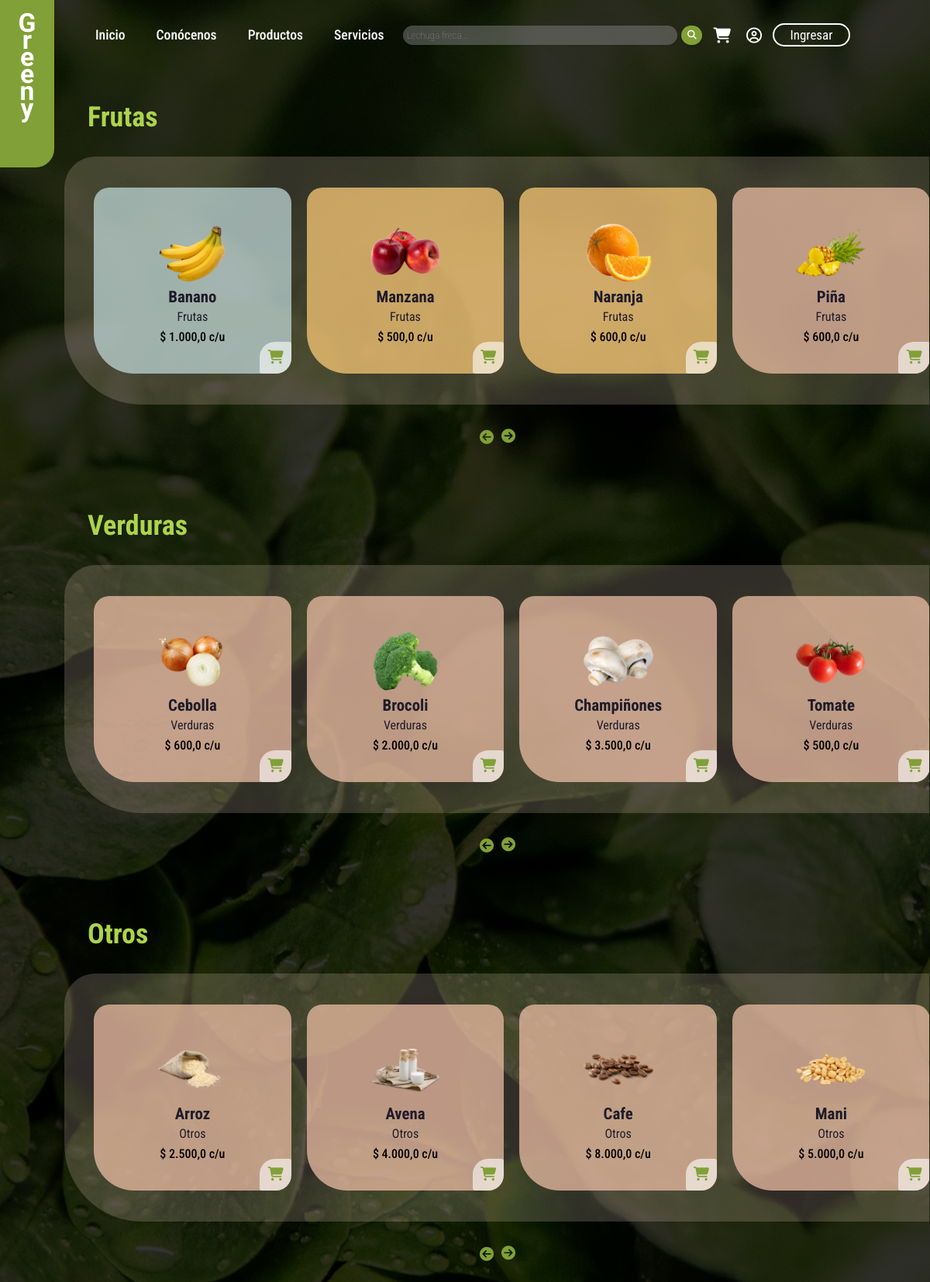
The page /productos.php on the database its author committed.
### tables this page shows
CREATE TABLE `productos` (
  `id` int(11) NOT NULL,
  `nombre` varchar(200) NOT NULL,
  `categoria` varchar(200) NOT NULL,
  `precio` decimal(10,0) NOT NULL,
  `imagen` varchar(255) NOT NULL
);

### productos.php (the view, shortened to what this page needs)
<?php
include 'db/conexion.php';
$conexion = new mysqli($host, $usuario, $contraseña, $basedatos);
?>
<!DOCTYPE html>
<html lang="en">
<head>
    <link rel="stylesheet" href="css/products.css" class="stylesheet">
</head>
<body>
    <?php include 'logo_component.php'; ?>
    <?php include 'header_component.php'; ?>
    <section class="menu" id="frutas">
        <div class="heading">
            <h2>Frutas</h2>
        </div>
        <div class="slider">
            <?php
            $consulta_frutas = mysqli_query($conexion, "SELECT id, nombre, categoria, precio, imagen FROM productos WHERE categoria = 'Frutas' ");
            $resultado_frutas = $consulta_frutas->fetch_all(MYSQLI_ASSOC);
            foreach ($resultado_frutas as $row) { ?>
            <div class="slide">
                <?php
                $id = $row['id'];
                $nombre = $row['nombre'];
                $precio = $row['precio'];
                $categoria = $row['categoria'];
                $imagen = $row['imagen'];
                $colores = array('rgba(196, 220, 220, 0.72);', 'rgba(255, 205, 121, 0.73);', 'rgba(240, 193, 166, 0.73);');
                $color_aleatorio = $colores[array_rand($colores)];
                ?>
                <div class="box-i fruit" style="background-color: <?php echo $color_aleatorio; ?>">
                    <div class="box-img-i">
                        <img src="<?php echo $imagen; ?>" alt="">
                    </div>
                    <h2>
                        <?php echo $nombre; ?>
                    </h2>
                    <h3>
                        <?php echo $categoria; ?>
                    </h3>
                    <span>$
                        <?php echo number_format($precio, 1, ',', '.') ?> c/u
                    </span>
                    <a class="button-link" data-product-id="<?php echo $id; ?>"><i
                            class="fa-solid fa-cart-shopping fa-lg"></i></a>
                </div>
            </div>
            <?php } ?>
        </div>
        <div class="buttons">
            <button class="prev-btn"><i class="fa-solid fa-circle-arrow-right fa-rotate-180"></i></button>
            <button class="next-btn"><i class="fa-solid fa-circle-arrow-right"></i></button>
        </div>
    </section>
    <section class="menu" id="verduras">
        <div class="heading">
            <h2>Verduras</h2>
        </div>
        <div class="slider">
            <?php
            $consulta_verduras = mysqli_query($conexion, "SELECT id, nombre, categoria, precio, imagen FROM productos WHERE categoria = 'Verduras' ");
            $resultado_verduras = $consulta_verduras->fetch_all(MYSQLI_ASSOC);
            foreach ($resultado_verduras as $row) { ?>
            <div class="slide">
                <?php
                $id = $row['id'];
                $nombre = $row['nombre'];
                $precio = $row['precio'];
                $categoria = $row['categoria'];
                $imagen = $row['imagen'];
                ?>
                <div class="box-i color-orange fruit">
                    <div class="box-img-i">
                        <img src="<?php echo $imagen; ?>" alt="">
                    </div>
                    <h2>
                        <?php echo $nombre; ?>
                    </h2>
                    <h3>
                        <?php echo $categoria; ?>
                    </h3>
                    <span>$
                        <?php echo number_format($precio, 1, ',', '.') ?> c/u
                    </span>
                    <a class="button-link" data-product-id="<?php echo $id; ?>"><i
                            class="fa-solid fa-cart-shopping fa-lg"></i></a>
                </div>
            </div>
            <?php } ?>
        </div>
        <div class="buttons">
            <button class="prev-btn"><i class="fa-solid fa-circle-arrow-right fa-rotate-180"></i></button>
            <button class="next-btn"><i class="fa-solid fa-circle-arrow-right"></i></button>
        </div>
    </section>
    <section class="menu" id="otros">
        <div class="heading">
            <h2>Otros</h2>
        </div>
        <div class="slider">
            <?php
            $consulta_otros = mysqli_query($conexion, "SELECT id, nombre, categoria, precio, imagen FROM productos WHERE categoria = 'Otros' ");
            $resultado_otros = $consulta_otros->fetch_all(MYSQLI_ASSOC);
            foreach ($resultado_otros as $row) { ?>
            <div class="slide">
                <?php
                $id = $row['id'];
                $nombre = $row['nombre'];
                $precio = $row['precio'];
                $categoria = $row['categoria'];
                $imagen = $row['imagen'];
                ?>
                <div class="box-i color-orange fruit">
                    <div class="box-img-i">
                        <img src="<?php echo $imagen; ?>" alt="">
                    </div>
                    <h2>
                        <?php echo $nombre; ?>
                    </h2>
                    <h3>
                        <?php echo $categoria; ?>
                    </h3>
                    <span>$
                        <?php echo number_format($precio, 1, ',', '.'); ?> c/u
                    </span>
                    <a class="button-link" data-product-id="<?php echo $id; ?>"><i
                            class="fa-solid fa-cart-shopping fa-lg"></i></a>
                </div>
            </div>
            <?php } ?>
        </div>
        <div class="buttons">
            <button class="prev-btn"><i class="fa-solid fa-circle-arrow-right fa-rotate-180"></i></button>
            <button class="next-btn"><i class="fa-solid fa-circle-arrow-right"></i></button>
        </div>
    </section>
</body>
</html>

### css/products.css (style rules this page uses)
:root { --main-color: #ACD44C; --text-color: #fff; --bg-color: #1e1c2a; --big-font: 5rem; --h2-font: 2.25rem; --p-font: 0.9rem; }
* { padding: 0; margin: 0 0 0 0; box-sizing: border-box; font-family: 'Roboto Condensed', sans-serif; scroll-behavior: smooth; list-style: none; text-decoration: none; }
body::before { content: ""; background-color: black; background-size: cover; background-attachment: fixed; position: fixed; top: 0; left: 0; width: 100%; height: 100%; z-index: -1; opacity: 0.8; }
body { color: var(--text-color); background-image: url(fondo.jpg); background-size: cover; background-attachment: fixed; }
#frutas { padding: 130px 7% 85px 7%; }
.heading { margin-bottom: 30px; padding-left: 29px; }
.heading h2 { font-size: var(--h2-font); color: var(--main-color); }
.color-orange { background: rgba(240, 193, 166, 0.73); }
.box-img-i { width: 90px; height: 90px; background-color: transparent; }
.box-img-i img { width: 100%; height: 100%; background-color: transparent; }
.box-i h2 { font-size: 1.3rem; color: var(--bg-color); }
.box-i h3 { color: var(--bg-color); font-size: 1rem; font-weight: 400; margin: 4px 0 7px; }
.box-i span { font-size: 1rem; color: black; font-weight: 500; }
.box-i a i { position: absolute; background: rgba(255, 255, 255, 0.6); right: 0; bottom: 0; font-size: 18px; padding: 20px 10px; color: #81A037; border-radius: 1.25rem 3px 1.25rem 3px; }
#verduras { padding: 0px 7% 85px 7%; }
#otros { padding: 0px 7% 85px 7%; }
.slider { height: 40vh; position: relative; width: 93vw; right: 1px; border-radius: 40px 0px 0px 100px; margin: 1vh 0rem 4vh 0rem; background: rgba(241, 215, 193, 0.2); display: flex; overflow-x: scroll; scroll-snap-type: x mandatory; scroll-behavior: smooth; padding: 0 10px; box-sizing: border-box; align-items: center; padding: 33px 10px 33px 28px; }
.slide { scroll-snap-align: center; flex: 0 0 calc(94.5% / 4); margin: 0 10px; }
.box-i { display: flex; position: relative; height: 30vh; flex-direction: column; align-items: center; justify-content: center; padding: 15px; border-radius: 1.25rem 1.25rem 1.25rem 3.25rem; }
.buttons { display: flex; justify-content: center; align-items: center; width: 93vw; }
.buttons button { background-color: transparent; border: none; box-shadow: none; margin: 0 5px; }
.buttons button i { font-size: 18px; color: #81A037; cursor: pointer; }

### rows shown on the page
productos: imagen (picture), nombre "Banano", categoria "Frutas", precio "1.000,0"
productos: imagen (picture), nombre "Manzana", categoria "Frutas", precio "500,0"
productos: imagen (picture), nombre "Naranja", categoria "Frutas", precio "600,0"
productos: imagen (picture), nombre "Piña", categoria "Frutas", precio "600,0"
productos: imagen (picture), nombre "Cebolla", categoria "Verduras", precio "600,0"
productos: imagen (picture), nombre "Brocoli", categoria "Verduras", precio "2.000,0"
productos: imagen (picture), nombre "Champiñones", categoria "Verduras", precio "3.500,0"
productos: imagen (picture), nombre "Tomate", categoria "Verduras", precio "500,0"
productos: imagen (picture), nombre "Arroz", categoria "Otros", precio "2.500,0"
productos: imagen (picture), nombre "Avena", categoria "Otros", precio "4.000,0"
productos: imagen (picture), nombre "Cafe", categoria "Otros", precio "8.000,0"
productos: imagen (picture), nombre "Mani", categoria "Otros", precio "5.000,0"

### other values the page prints
$textoBoton "Ingresar"
